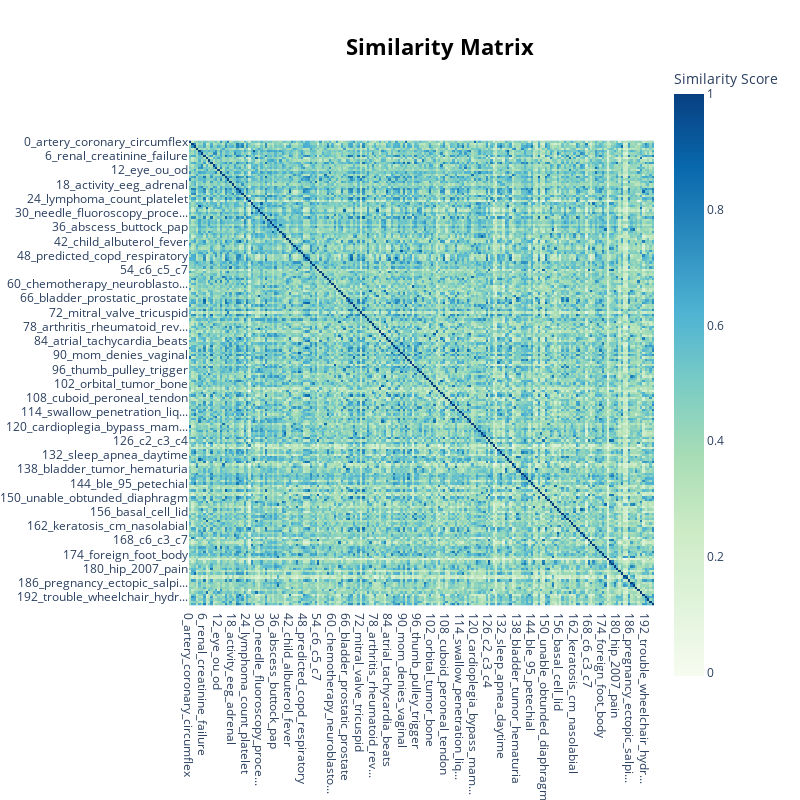

Write notebook code for a chart like this one.
### Code cell
topic_model.visualize_heatmap()      # Similarity heatmap

### Figure 1 — Plotly figure (JSON) as saved in the notebook; plotly's stock layout.template omitted (floating-point values rounded to 4 significant figures; data arrays with more than 128 entries replaced by an {"elided": "..."} marker saying what was removed)
{"data": [{"coloraxis": "coloraxis", "hovertemplate": "x: %{x}<br>y: %{y}<br>Similarity Score: %{z}<extra></extra>", "name": "0", "type": "heatmap", "x": {"elided": "196 str values"}, "xaxis": "x", "y": {"elided": "196 str values"}, "yaxis": "y", "z": {"elided": "196x196 float values"}}], "layout": {"coloraxis": {"colorbar": {"title": {"text": "Similarity Score"}}, "colorscale": [[0, "rgb(247,252,240)"], [0.125, "rgb(224,243,219)"], [0.25, "rgb(204,235,197)"], [0.375, "rgb(168,221,181)"], [0.5, "rgb(123,204,196)"], [0.625, "rgb(78,179,211)"], [0.75, "rgb(43,140,190)"], [0.875, "rgb(8,104,172)"], [1, "rgb(8,64,129)"]]}, "height": 800, "hoverlabel": {"bgcolor": "white", "font": {"family": "Rockwell", "size": 16}}, "legend": {"title": {"text": "Trend"}}, "margin": {"t": 60}, "showlegend": true, "title": {"font": {"color": "Black", "size": 22}, "text": "<b>Similarity Matrix</b>", "x": 0.55, "xanchor": "center", "y": 0.95, "yanchor": "top"}, "width": 800, "xaxis": {"anchor": "y", "constrain": "domain", "domain": [0, 1], "scaleanchor": "y"}, "yaxis": {"anchor": "x", "autorange": "reversed", "constrain": "domain", "domain": [0, 1]}}}
